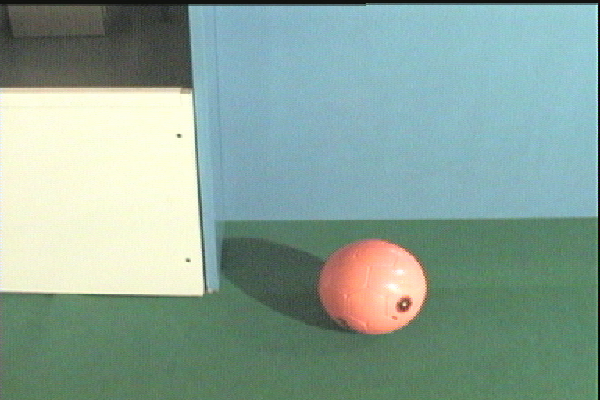
#> input picture AssignmentFour/images/ball.bmp, 600 x 400 px
$ python 4b.py
#> lines starting #> are read from the running program, lines starting #| are printed output that depends on the picture
import cv2

image = cv2.imread('images/ball.bmp', 1)
#> image is the input picture: shape (400, 600, 3); mean B, G, R 152.2, 163.6, 137.4
hsv = cv2.cvtColor(image, cv2.COLOR_BGR2HSV)
#> hsv: shape (400, 600, 3); mean H, S, V 68.2, 63.9, 170.3

cv2.imshow('Original image', image)
cv2.imshow('HSV ', hsv)
edges = cv2.Canny(hsv, 100, 200)
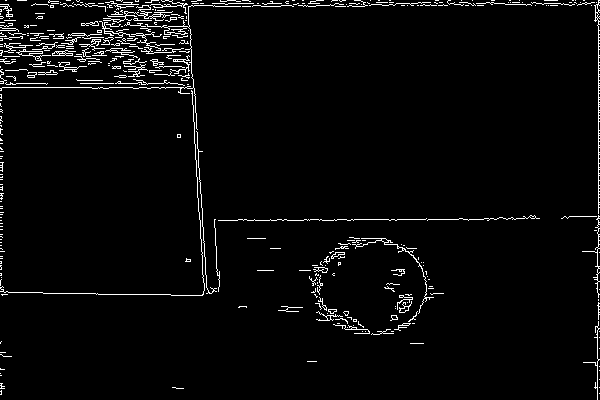
#> edges: shape (400, 600); 3.3% white in thin lines or dots
cv2.imshow('Edges', edges)
cv2.waitKey(0)
cv2.destroyAllWindows()
